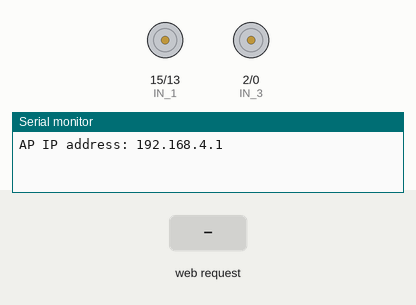
This sketch was run on a simulated ESP8266 (NodeMCU). Parts: motor-driver pin pairs drawn as motors (green arrow = first pin HIGH = forward, orange = second pin HIGH = backward, longer = more drive, scaled by the enable pin), the last lines printed to the serial monitor. Inputs (shaded band) come from the test bench.

Above: at 1.2 s.
1.3 s: HTTP request GET /?State=F received
At 1.8 s:
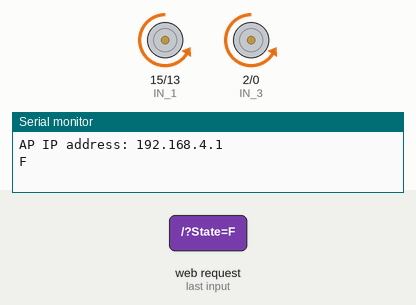
2.8 s: HTTP request GET /?State=B received
At 4.0 s:
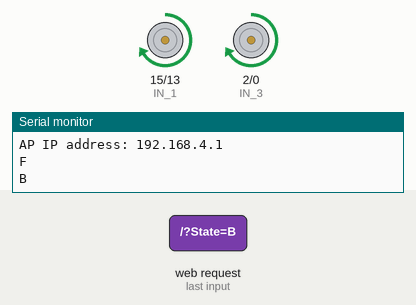
4.3 s: HTTP request GET /?State=L received
At 5.3 s:
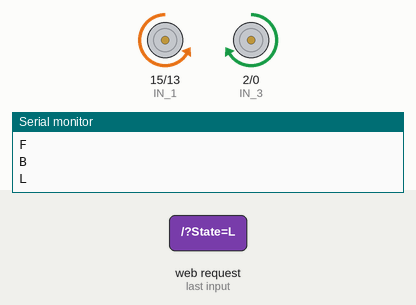
5.8 s: HTTP request GET /?State=R received
At 6.5 s:
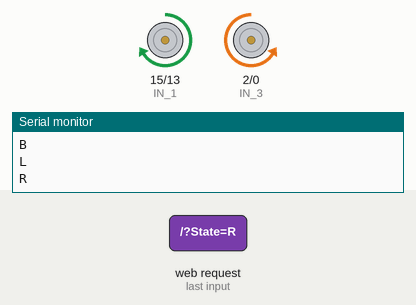
Timing chart, 0 to 8.3 s (numbered marks = the images above; inputs shaded):
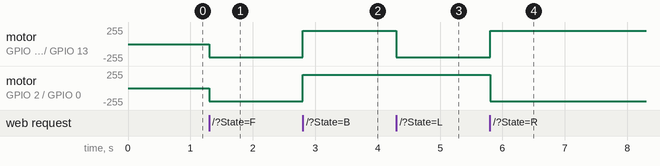

The sketch:

nodemcu_robot.ino
```cpp
#define ENA   14          // Enable/speed motors Right        GPIO14(D5)
#define ENB   12          // Enable/speed motors Left         GPIO12(D6)
#define IN_1  15          // L298N in1 motors Right           GPIO15(D8)
#define IN_2  13          // L298N in2 motors Right           GPIO13(D7)
#define IN_3  2           // L298N in3 motors Left            GPIO2(D4)
#define IN_4  0           // L298N in4 motors Left            GPIO0(D3)

#include <ESP8266WiFi.h>
#include <WiFiClient.h>
#include <ESP8266WebServer.h>

String command;             //String to store app command state.
int speedCar = 800;         // 400 - 1023.
int speed_Coeff = 3;

const char* ssid = "NodeMCU Car";
ESP8266WebServer server(80);

void setup() {

 pinMode(ENA, OUTPUT);
 pinMode(ENB, OUTPUT);
 pinMode(IN_1, OUTPUT);
 pinMode(IN_2, OUTPUT);
 pinMode(IN_3, OUTPUT);
 pinMode(IN_4, OUTPUT);

  Serial.begin(115200);

// Connecting WiFi

  WiFi.mode(WIFI_AP);
  WiFi.softAP(ssid);

  IPAddress myIP = WiFi.softAPIP();
  Serial.print("AP IP address: ");
  Serial.println(myIP);

 // Starting WEB-server
     server.on ( "/", HTTP_handleRoot );
     server.onNotFound ( HTTP_handleRoot );
     server.begin();
}

void goAhead(){

      digitalWrite(IN_1, LOW);
      digitalWrite(IN_2, HIGH);
      analogWrite(ENA, speedCar);

      digitalWrite(IN_3, LOW);
      digitalWrite(IN_4, HIGH);
      analogWrite(ENB, speedCar);
  }

void goBack(){

      digitalWrite(IN_1, HIGH);
      digitalWrite(IN_2, LOW);
      analogWrite(ENA, speedCar);

      digitalWrite(IN_3, HIGH);
      digitalWrite(IN_4, LOW);
      analogWrite(ENB, speedCar);
  }

void goRight(){

      digitalWrite(IN_1, HIGH);
      digitalWrite(IN_2, LOW);
      analogWrite(ENA, speedCar);

      digitalWrite(IN_3, LOW);
      digitalWrite(IN_4, HIGH);
      analogWrite(ENB, speedCar);
  }

void goLeft(){

      digitalWrite(IN_1, LOW);
      digitalWrite(IN_2, HIGH);
      analogWrite(ENA, speedCar);

      digitalWrite(IN_3, HIGH);
      digitalWrite(IN_4, LOW);
      analogWrite(ENB, speedCar);
  }

void goAheadRight(){

      digitalWrite(IN_1, LOW);
      digitalWrite(IN_2, HIGH);
      analogWrite(ENA, speedCar/speed_Coeff);

      digitalWrite(IN_3, LOW);
      digitalWrite(IN_4, HIGH);
      analogWrite(ENB, speedCar);
   }

void goAheadLeft(){

      digitalWrite(IN_1, LOW);
      digitalWrite(IN_2, HIGH);
      analogWrite(ENA, speedCar);

      digitalWrite(IN_3, LOW);
      digitalWrite(IN_4, HIGH);
      analogWrite(ENB, speedCar/speed_Coeff);
  }

void goBackRight(){

      digitalWrite(IN_1, HIGH);
      digitalWrite(IN_2, LOW);
      analogWrite(ENA, speedCar/speed_Coeff);

      digitalWrite(IN_3, HIGH);
      digitalWrite(IN_4, LOW);
      analogWrite(ENB, speedCar);
  }

void goBackLeft(){

      digitalWrite(IN_1, HIGH);
      digitalWrite(IN_2, LOW);
      analogWrite(ENA, speedCar);

      digitalWrite(IN_3, HIGH);
      digitalWrite(IN_4, LOW);
      analogWrite(ENB, speedCar/speed_Coeff);
  }

void stopRobot(){

      digitalWrite(IN_1, LOW);
      digitalWrite(IN_2, LOW);
      analogWrite(ENA, speedCar);

      digitalWrite(IN_3, LOW);
      digitalWrite(IN_4, LOW);
      analogWrite(ENB, speedCar);
 }

void loop() {
    server.handleClient();

      command = server.arg("State");

      //Manual Commands
      if (command == "F") goAhead();
      else if (command == "B") goBack();
      else if (command == "L") goLeft();
      else if (command == "R") goRight();
      else if (command == "I") goAheadRight();
      else if (command == "G") goAheadLeft();
      else if (command == "J") goBackRight();
      else if (command == "H") goBackLeft();
      else if (command == "0") speedCar = 400;
      else if (command == "1") speedCar = 470;
      else if (command == "2") speedCar = 540;
      else if (command == "3") speedCar = 610;
      else if (command == "4") speedCar = 680;
      else if (command == "5") speedCar = 750;
      else if (command == "6") speedCar = 820;
      else if (command == "7") speedCar = 890;
      else if (command == "8") speedCar = 960;
      else if (command == "9") speedCar = 1023;
      else if (command == "S") stopRobot();

      //Voice Control Commands
      else if (command == "M") {goAhead(); delay(500); command = "S";}
      else if (command == "N") {goBack(); delay(500); command = "S";}
      else if (command == "O") {goLeft(); delay(500); command = "S";}
      else if (command == "P") {goRight(); delay(500); command = "S";}
}

void HTTP_handleRoot(void) {

if( server.hasArg("State") ){
       Serial.println(server.arg("State"));
  }
  server.send ( 200, "text/html", "" );
  delay(1);
}
```

Measured:
- after the input at 1.3 s, motor on GPIO 15 (IN_1) / GPIO 13 (IN_2), motor on GPIO 2 (IN_3) / GPIO 0 (IN_4): stopped → backward 199/255 at once
- after the input at 2.8 s, motor on GPIO 15 (IN_1) / GPIO 13 (IN_2), motor on GPIO 2 (IN_3) / GPIO 0 (IN_4): backward 199/255 → forward 199/255 at once
- after the input at 4.3 s, motor on GPIO 15 (IN_1) / GPIO 13 (IN_2): forward 199/255 → backward 199/255 at once
- after the input at 5.8 s, motor on GPIO 15 (IN_1) / GPIO 13 (IN_2): backward 199/255 → forward 199/255 at once; motor on GPIO 2 (IN_3) / GPIO 0 (IN_4): forward 199/255 → backward 199/255 at once
